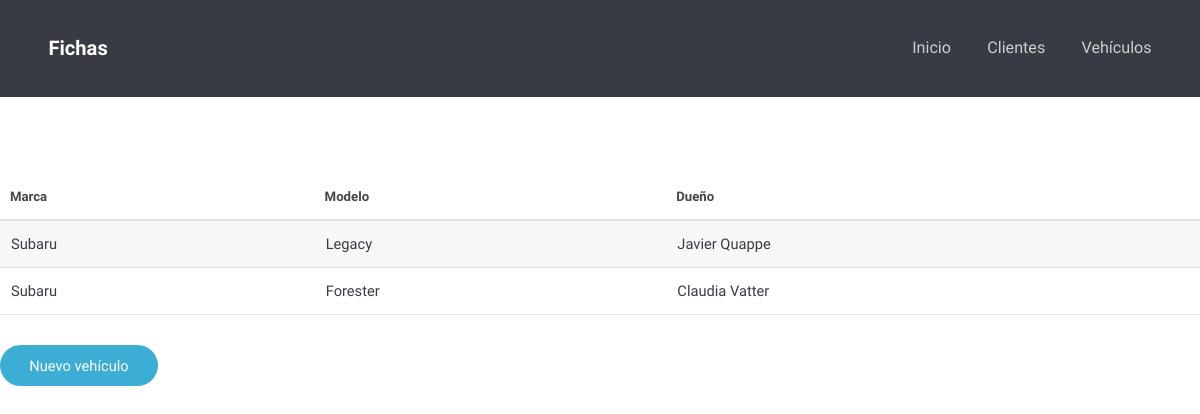
The page /fichas/vehiculos/ on the database as committed earlier.
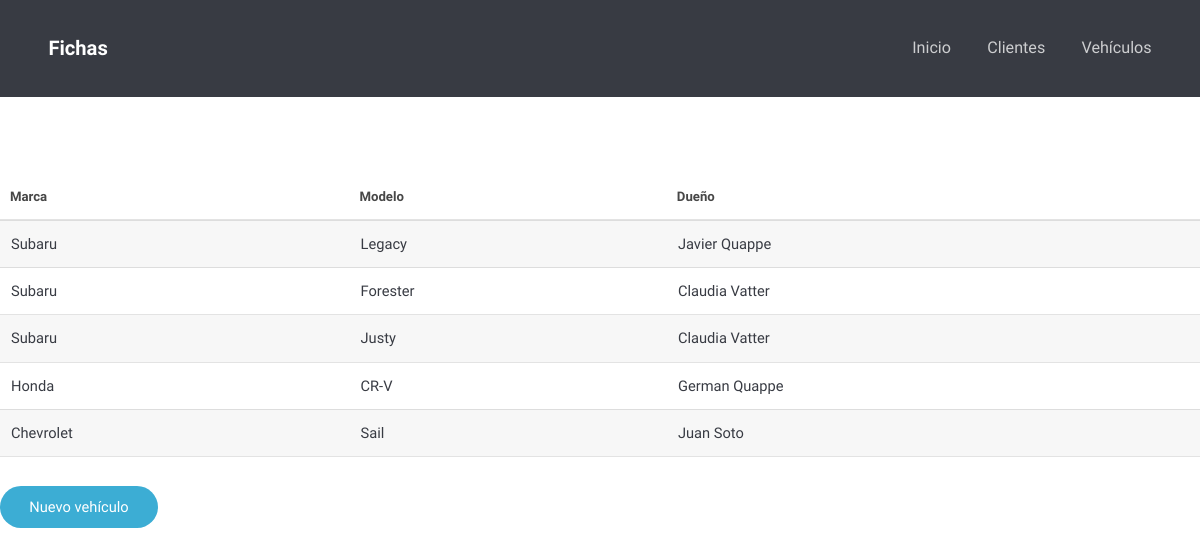
The same page on the database as committed later.
### fichas/models.py (models this page shows, shortened)
class Vehiculo(models.Model):
	id_cliente	= models.ForeignKey('Cliente', blank = True, null = True, on_delete = models.SET_NULL, verbose_name='Dueño')
	patente		= models.CharField(max_length = 6)
	vin 		= models.CharField(max_length = 20, blank = True, null = True)
	marca		= models.CharField(max_length = 40)
	modelo		= models.CharField(max_length = 40)
	kilometraje	= models.PositiveIntegerField()
	anyo		= models.PositiveIntegerField(null = True)
	def get_absolute_url(self):
		return reverse("fichas:vehiculo-detail", kwargs={"id": self.id})

class Cliente(models.Model):
	rut			= models.CharField(max_length = 10)
	nombre		= models.CharField(max_length = 100)
	telefono	= models.CharField(max_length = 12)
	email		= models.CharField(max_length = 100, blank = True)
	def get_absolute_url(self):
		return reverse("fichas:cliente-detail", kwargs={"id": self.id})
	def __str__(self):
		return self.nombre

### fichas/views.py (the view)
# urls.py: path('vehiculos/', vehiculo_list_view, name='vehiculo-list'),
def vehiculo_list_view(request):
	queryset = Vehiculo.objects.all()
	context = {
		"object_list": queryset
	}
	return render(request, "vehiculos/vehiculo_list.html", context)

### fichas/templates/vehiculos/vehiculo_list.html
{% extends 'fichas/base.html' %}
{% block content %}
<div class="container">
	<table>
		<thead>
			<tr>
				<th>Marca</th>
				<th>Modelo</th>
				<th>Dueño</th>
			</tr>
		</thead>
		{% for instance in object_list %}
		<tr>
			<td><a href='{{ instance.get_absolute_url }}'>{{ instance.marca }}</a></td>
			<td><a href='{{ instance.get_absolute_url }}'>{{ instance.modelo }}</a></td>
			<td><a href='{{ instance.id_cliente.get_absolute_url }}'>{{ instance.id_cliente }}</a></td>
		</tr>
		{% endfor %}
	</table>
</div>
<form action="./crear/">
    <input type="submit" value="Nuevo vehículo" />
</form>
{% endblock %}

Rows that differ between the two databases and show on the page:
added Vehiculo: marca "Subaru", modelo "Justy", id_cliente "Claudia Vatter"
added Vehiculo: marca "Honda", modelo "CR-V", id_cliente "German Quappe"
added Vehiculo: marca "Chevrolet", modelo "Sail", id_cliente "Juan Soto"
